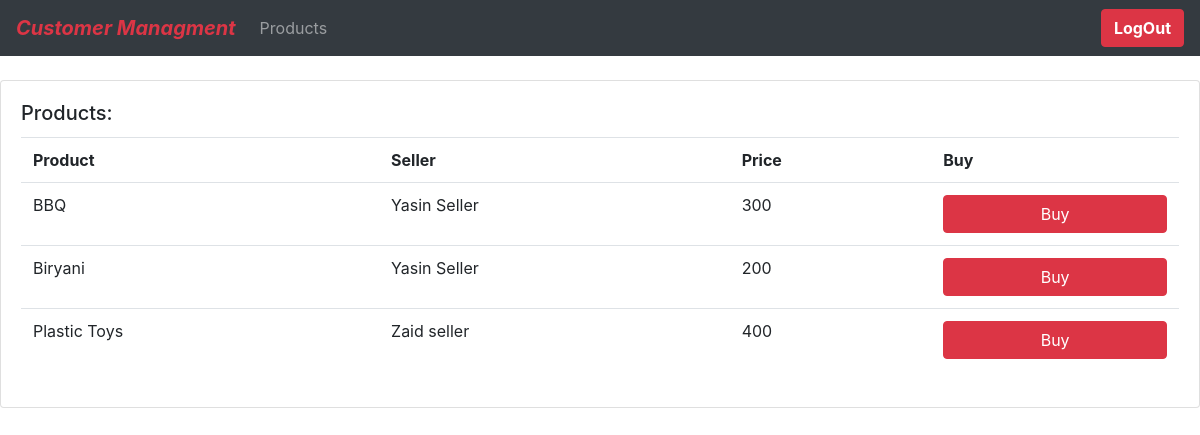
Page /products (signed in) on the earlier database version.
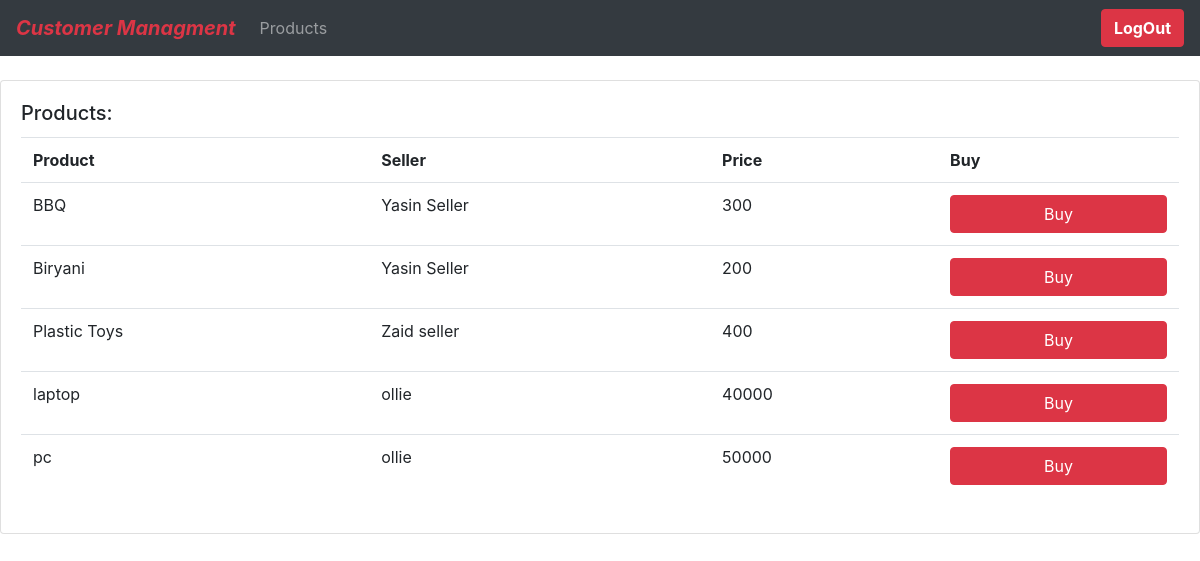
Same page on the later database version.
### product/models.py (models this page shows, shortened)
class Product(models.Model):
    seller = models.ForeignKey(Seller , on_delete=models.CASCADE)
    name = models.CharField(unique=True,max_length=200)
    description = models.CharField(max_length=200)
    price = models.IntegerField()
    created_at = models.DateTimeField(auto_now_add=True,max_length=200)
    updated_at = models.DateTimeField(auto_now=True,max_length=200)
    class Meta:
        verbose_name = 'Product'
        verbose_name_plural = 'Products'

### seller/models.py (models this page shows, shortened)
class Seller(models.Model):
    user = models.OneToOneField(User,on_delete=models.CASCADE,unique=True)
    name = models.CharField(max_length=60,null=True)
    phone = models.CharField(max_length=13,null=True)
    address = models.CharField(max_length=200 , default="address here" ,null=True)
    profile_pic = models.ImageField(null=True, default="defaultprofile.jpg" ,blank=True)
    created_at = models.DateTimeField(auto_now_add=True,max_length=200)
    updated_at = models.DateTimeField(auto_now=True,max_length=200)
    class Meta:
        verbose_name = 'Seller'
        verbose_name_plural = 'Sellers'

### Customer/views.py (the view)
# urls.py: path('products',customer_products_view ,name="customer_products"),
@login_required(login_url="signin")
@user_passes_test(is_user_customer , login_url='signin')
def customer_products_view(request):
    products = Product.objects.all()
    context = {'products':products}
    return render(request,'products.html',context)

### Customer/views.py (called while the page is built)
def is_user_customer(user):
    if user.user_type=="CUSTOMER"  and user.is_authenticated :
        return True

### static/template/products.html
{% extends 'main.html' %}
{% block content %}
<br>
<div class="row">
    <div class="col-md">
        <div class="card card-body">
            <h5 class="card-title">Products:</h5>
            <table class="table">
                <tr>
                    <th>Product</th>
                    <th>Seller</th>
                    <th>Price</th>
                    <th>Buy</th>
                </tr>
                <tr>
                {% for i in products%}
                <tr>
                    <td> {{i.name}}</td>
                    <td> {{i.seller.name}}</td>
                    <td> {{i.price}}</td>
                    <td><a class="btn btn-danger btn-block" href="{% url 'place_order' request.user.customer.id %}">Buy</a></td>
                </tr>
                {% endfor %}
                </tr>
            </table>
        </div>
    </div>
</div>
{% endblock %}

Differences in the rows shown:
added Product: name "laptop", seller.name "ollie", price "40000"
added Product: name "pc", seller.name "ollie", price "50000"
